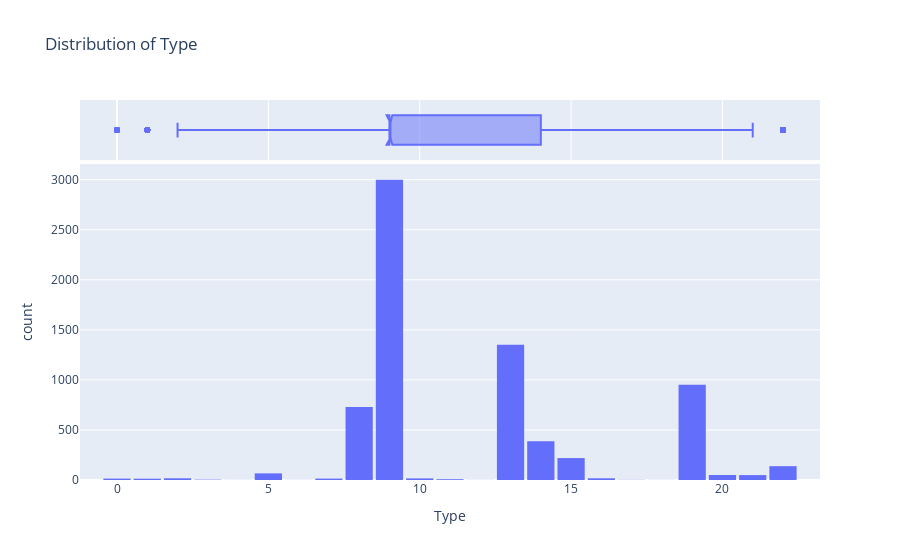

Source (notebook cell):
### Code cell
fig = px.histogram(data,
                   x = 'Type',
                   # nbins=47,
                   marginal = 'box',  #add marginal plots or visualizations to a scatter plot - boxplot here
                   title = 'Distribution of Type')
fig.update_layout(bargap=0.1)
fig.show()

### Figure 1 — Plotly figure (JSON) as saved in the notebook; plotly's stock layout.template omitted (floating-point values rounded to 4 significant figures; data arrays with more than 128 entries replaced by an {"elided": "..."} marker saying what was removed)
{"data": [{"alignmentgroup": "True", "bingroup": "x", "hovertemplate": "Type=%{x}<br>count=%{y}<extra></extra>", "legendgroup": "", "marker": {"color": "#636efa", "pattern": {"shape": ""}}, "name": "", "offsetgroup": "", "orientation": "v", "showlegend": false, "type": "histogram", "x": {"elided": "7048 int values"}, "xaxis": "x", "yaxis": "y"}, {"alignmentgroup": "True", "hovertemplate": "Type=%{x}<extra></extra>", "legendgroup": "", "marker": {"color": "#636efa"}, "name": "", "notched": true, "offsetgroup": "", "showlegend": false, "type": "box", "x": {"elided": "7048 int values"}, "xaxis": "x2", "yaxis": "y2"}], "layout": {"autosize": true, "bargap": 0.1, "barmode": "relative", "legend": {"tracegroupgap": 0}, "title": {"text": "Distribution of Type"}, "xaxis": {"anchor": "y", "autorange": true, "domain": [0, 1], "range": [-1.222, 23.22], "title": {"text": "Type"}, "type": "linear"}, "xaxis2": {"anchor": "y2", "autorange": true, "domain": [0, 1], "matches": "x", "range": [-1.222, 23.22], "showgrid": true, "showticklabels": false, "type": "linear"}, "yaxis": {"anchor": "x", "autorange": true, "domain": [0, 0.8316], "range": [0, 3157.0], "title": {"text": "count"}}, "yaxis2": {"anchor": "x2", "autorange": true, "domain": [0.8416, 1], "matches": "y2", "range": [-0.5, 0.5], "showgrid": false, "showline": false, "showticklabels": false, "ticks": "", "type": "category"}}}
